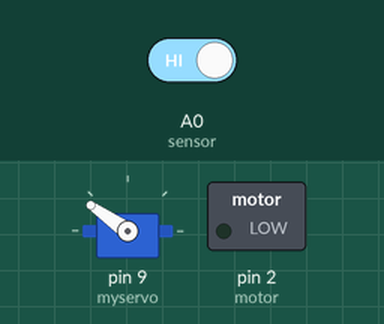
Bench run of a sketch on a simulated Arduino Uno, built with avr-gcc and run on an emulated ATmega328P. Parts: servo, switched loads named in the sketch (green lamp = pin HIGH). The test bench sets the inputs (shaded band); at power-on: A0 (sensor) HIGH. What the sketch prints to the serial monitor is not drawn.

Above: at 2.2 s.
2.3 s: A0 (sensor) driven LOW
At 2.7 s:
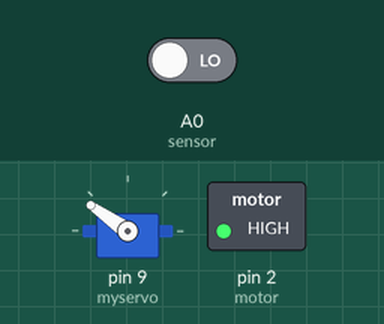
At 3.6 s:
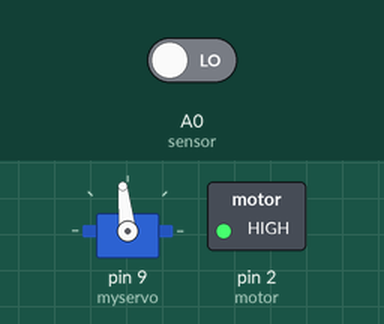
Timing chart, 0 to 7.6 s (numbered marks = the images above; inputs shaded):
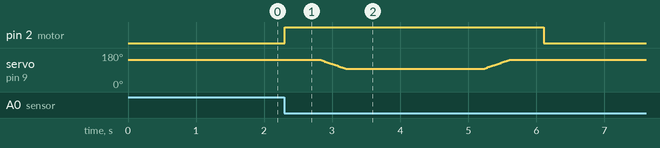

The sketch:

Automatic_Stamp_System.ino
```cpp
#include <Servo.h>

#define sensor A0
#define motor 2

Servo myservo;
byte max = 96, min= 145;
bool nilai, prevSensor;
int pos;
void setup() {
  Serial.begin(9600);
  myservo.attach(9);
  pinMode(sensor, INPUT);
  pinMode(motor, OUTPUT);

  myservo.write(min);
  delay(1000);
  digitalWrite(motor, LOW);
}

void loop() {
  nilai = digitalRead(sensor);
  Serial.println(nilai);
  if(prevSensor != nilai){
    if(nilai == 0){
      stamp();
    }
    prevSensor = nilai;
  }
}

void stamp(){
    digitalWrite(motor, HIGH); // Motor OFF
    delay(500);
    for(pos = min; pos >= max; pos--){
      myservo.write(pos);
      delay(8);
    }
    delay(2000);
    for(pos = max; pos <= min; pos++){
      myservo.write(pos);
      delay(8);
    }
    delay(500);
    digitalWrite(motor, LOW); // Motor ON
}
```

Measured:
- after the input at 2.3 s, pin 2 (motor): LOW → HIGH at once, → LOW 3.8 s later
